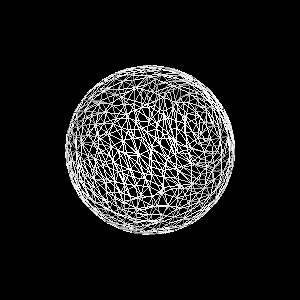

Python code for this plot:
#!/usr/bin/env python

# Decimate a sphere using vtkQuadricDecimation with volume
# preservation and regularization, displayed as wireframe.

# Factory overrides
import vtkmodules.vtkInteractionStyle  # noqa: F401
import vtkmodules.vtkRenderingOpenGL2  # noqa: F401

from vtkmodules.vtkFiltersCore import vtkQuadricDecimation
from vtkmodules.vtkFiltersSources import vtkSphereSource
from vtkmodules.vtkRenderingCore import (
    vtkActor,
    vtkPolyDataMapper,
    vtkRenderWindow,
    vtkRenderWindowInteractor,
    vtkRenderer,
)

# Source: high-resolution sphere
sphere = vtkSphereSource()
sphere.SetRadius(1.0)
sphere.SetThetaResolution(70)
sphere.SetPhiResolution(70)
sphere.Update()

print(f"Cells before decimation: {sphere.GetOutput().GetNumberOfCells()}")

# Filter: quadric decimation with regularization
decimator = vtkQuadricDecimation()
decimator.SetInputConnection(sphere.GetOutputPort())
decimator.SetTargetReduction(0.90)
decimator.SetVolumePreservation(True)
decimator.SetRegularize(True)
decimator.SetRegularization(0.05)
decimator.Update()

print(f"Cells after decimation: {decimator.GetOutput().GetNumberOfCells()}")

# Mapper
mapper = vtkPolyDataMapper()
mapper.SetInputConnection(decimator.GetOutputPort())

# Actor (wireframe)
actor = vtkActor()
actor.SetMapper(mapper)
actor.GetProperty().SetRepresentationToWireframe()

# Renderer
renderer = vtkRenderer()
renderer.AddActor(actor)

# Window
render_window = vtkRenderWindow()
render_window.AddRenderer(renderer)
render_window.SetWindowName("quadric decimation regularization")

# Scene
camera = renderer.GetActiveCamera()
camera.SetPosition(1.5, 1.5, 1.5)
renderer.ResetCamera()

# Interactor
interactor = vtkRenderWindowInteractor()
interactor.SetRenderWindow(render_window)

interactor.Initialize()
interactor.Start()
